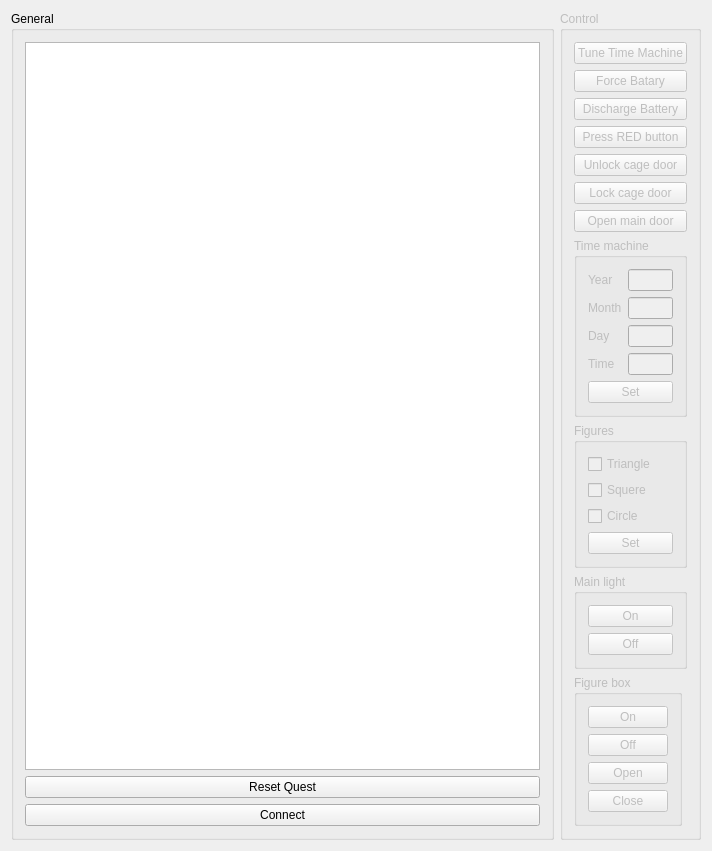
<?xml version="1.0" encoding="UTF-8"?>
<ui version="4.0">
 <class>Laboratory</class>
 <widget class="QMainWindow" name="Laboratory">
  <property name="geometry">
   <rect>
    <x>0</x>
    <y>0</y>
    <width>712</width>
    <height>824</height>
   </rect>
  </property>
  <property name="windowTitle">
   <string>Laboratory</string>
  </property>
  <widget class="QWidget" name="centralWidget">
   <layout class="QHBoxLayout" name="horizontalLayout">
    <item>
     <widget class="QGroupBox" name="groupBox">
      <property name="title">
       <string>General</string>
      </property>
      <layout class="QVBoxLayout" name="verticalLayout">
       <item>
        <widget class="QPlainTextEdit" name="plainTextEdit"/>
       </item>
       <item>
        <widget class="QPushButton" name="buttonReset">
         <property name="text">
          <string>Reset Quest</string>
         </property>
        </widget>
       </item>
       <item>
        <widget class="QPushButton" name="buttonConnect">
         <property name="text">
          <string>Connect</string>
         </property>
        </widget>
       </item>
      </layout>
     </widget>
    </item>
    <item>
     <widget class="QGroupBox" name="groupBoxControl">
      <property name="enabled">
       <bool>false</bool>
      </property>
      <property name="title">
       <string>Control</string>
      </property>
      <layout class="QVBoxLayout" name="verticalLayout_2">
       <item>
        <widget class="QPushButton" name="buttonTuneMachine">
         <property name="text">
          <string>Tune Time Machine</string>
         </property>
        </widget>
       </item>
       <item>
        <widget class="QPushButton" name="buttonChargeBattery">
         <property name="text">
          <string>Force Batary</string>
         </property>
        </widget>
       </item>
       <item>
        <widget class="QPushButton" name="buttonDischarge">
         <property name="text">
          <string>Discharge Battery</string>
         </property>
        </widget>
       </item>
       <item>
        <widget class="QPushButton" name="buttonRedButton">
         <property name="enabled">
          <bool>false</bool>
         </property>
         <property name="text">
          <string>Press RED button</string>
         </property>
        </widget>
       </item>
       <item>
        <widget class="QPushButton" name="buttonOpenSmallDoor">
         <property name="enabled">
          <bool>false</bool>
         </property>
         <property name="text">
          <string>Unlock cage door</string>
         </property>
        </widget>
       </item>
       <item>
        <widget class="QPushButton" name="buttonCloseSmallDoor">
         <property name="text">
          <string>Lock cage door</string>
         </property>
        </widget>
       </item>
       <item>
        <widget class="QPushButton" name="buttonOpenDoor">
         <property name="text">
          <string>Open main door</string>
         </property>
        </widget>
       </item>
       <item>
        <widget class="QGroupBox" name="groupBoxTM">
         <property name="sizePolicy">
          <sizepolicy hsizetype="Maximum" vsizetype="Preferred">
           <horstretch>0</horstretch>
           <verstretch>0</verstretch>
          </sizepolicy>
         </property>
         <property name="title">
          <string>Time machine</string>
         </property>
         <layout class="QFormLayout" name="formLayout">
          <property name="fieldGrowthPolicy">
           <enum>QFormLayout::AllNonFixedFieldsGrow</enum>
          </property>
          <item row="0" column="0">
           <widget class="QLabel" name="label">
            <property name="text">
             <string>Year</string>
            </property>
           </widget>
          </item>
          <item row="0" column="1">
           <widget class="QLineEdit" name="lineYear"/>
          </item>
          <item row="1" column="0">
           <widget class="QLabel" name="label_2">
            <property name="text">
             <string>Month</string>
            </property>
           </widget>
          </item>
          <item row="1" column="1">
           <widget class="QLineEdit" name="lineMonth"/>
          </item>
          <item row="2" column="0">
           <widget class="QLabel" name="label_3">
            <property name="text">
             <string>Day</string>
            </property>
           </widget>
          </item>
          <item row="2" column="1">
           <widget class="QLineEdit" name="lineDay"/>
          </item>
          <item row="3" column="0">
           <widget class="QLabel" name="label_4">
            <property name="text">
             <string>Time</string>
            </property>
           </widget>
          </item>
          <item row="3" column="1">
           <widget class="QLineEdit" name="lineTime"/>
          </item>
          <item row="4" column="0" colspan="2">
           <widget class="QPushButton" name="buttonSetTM">
            <property name="text">
             <string>Set</string>
            </property>
           </widget>
          </item>
         </layout>
        </widget>
       </item>
       <item>
        <widget class="QGroupBox" name="groupBox_4">
         <property name="enabled">
          <bool>false</bool>
         </property>
         <property name="sizePolicy">
          <sizepolicy hsizetype="Preferred" vsizetype="Preferred">
           <horstretch>0</horstretch>
           <verstretch>0</verstretch>
          </sizepolicy>
         </property>
         <property name="title">
          <string>Figures</string>
         </property>
         <layout class="QVBoxLayout" name="verticalLayout_6">
          <item>
           <widget class="QCheckBox" name="checkBoxT">
            <property name="text">
             <string>Triangle</string>
            </property>
           </widget>
          </item>
          <item>
           <widget class="QCheckBox" name="checkBoxS">
            <property name="text">
             <string>Squere</string>
            </property>
           </widget>
          </item>
          <item>
           <widget class="QCheckBox" name="checkBosC">
            <property name="text">
             <string>Circle</string>
            </property>
           </widget>
          </item>
          <item>
           <widget class="QPushButton" name="buttonSetFigures">
            <property name="text">
             <string>Set</string>
            </property>
           </widget>
          </item>
         </layout>
        </widget>
       </item>
       <item>
        <widget class="QGroupBox" name="groupBox_3">
         <property name="sizePolicy">
          <sizepolicy hsizetype="Preferred" vsizetype="Preferred">
           <horstretch>0</horstretch>
           <verstretch>0</verstretch>
          </sizepolicy>
         </property>
         <property name="title">
          <string>Main light</string>
         </property>
         <layout class="QVBoxLayout" name="verticalLayout_5">
          <item>
           <widget class="QPushButton" name="buttonLightOn">
            <property name="text">
             <string>On</string>
            </property>
           </widget>
          </item>
          <item>
           <widget class="QPushButton" name="buttonLightOff">
            <property name="text">
             <string>Off</string>
            </property>
           </widget>
          </item>
         </layout>
        </widget>
       </item>
       <item>
        <widget class="QGroupBox" name="groupBox_2">
         <property name="sizePolicy">
          <sizepolicy hsizetype="Maximum" vsizetype="Preferred">
           <horstretch>0</horstretch>
           <verstretch>0</verstretch>
          </sizepolicy>
         </property>
         <property name="title">
          <string>Figure box</string>
         </property>
         <layout class="QVBoxLayout" name="verticalLayout_3">
          <item>
           <widget class="QPushButton" name="buttonBoxOn">
            <property name="text">
             <string>On</string>
            </property>
           </widget>
          </item>
          <item>
           <widget class="QPushButton" name="buttonBoxOff">
            <property name="text">
             <string>Off</string>
            </property>
           </widget>
          </item>
          <item>
           <widget class="QPushButton" name="buttonBoxOpen">
            <property name="text">
             <string>Open</string>
            </property>
           </widget>
          </item>
          <item>
           <widget class="QPushButton" name="buttonBoxClose">
            <property name="text">
             <string>Close</string>
            </property>
           </widget>
          </item>
         </layout>
        </widget>
       </item>
      </layout>
     </widget>
    </item>
   </layout>
  </widget>
 </widget>
 <layoutdefault spacing="6" margin="11"/>
 <resources/>
 <connections/>
</ui>
